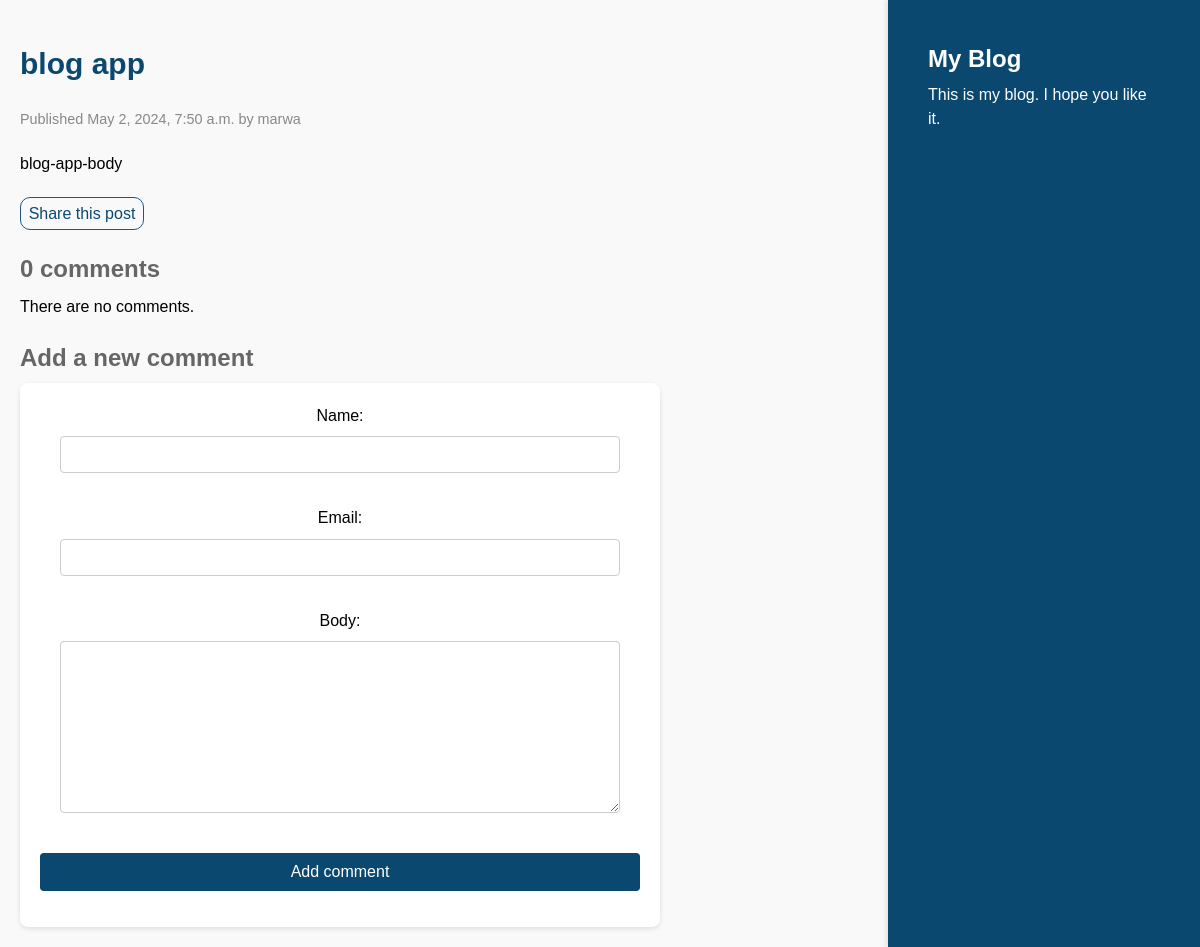
The page /blog/2024/5/2/blog-app/ on the database as committed earlier.
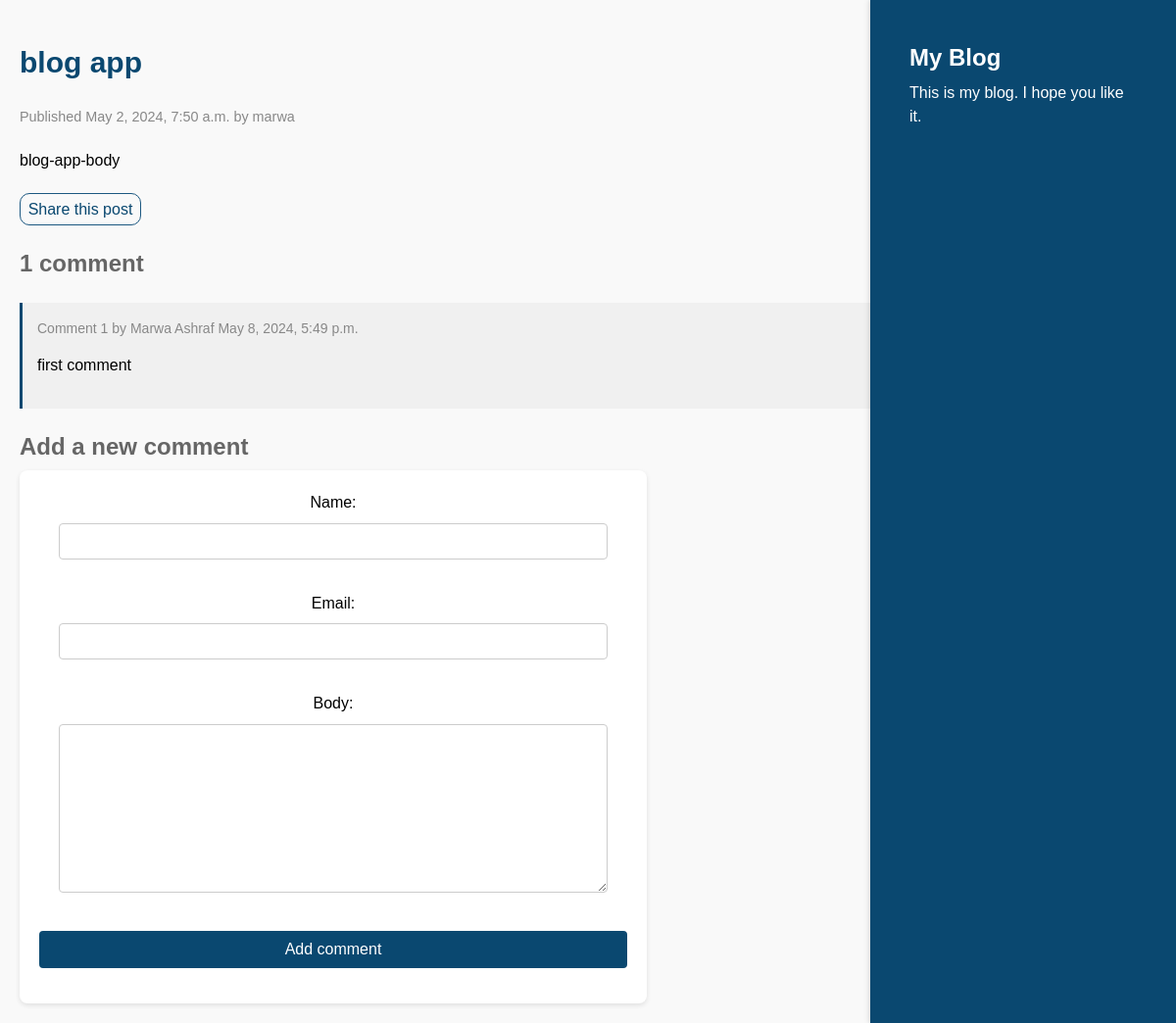
The same page on the database as committed later.
### blog/models.py (models this page shows, shortened)
class Post(models.Model):
    class Status(models.TextChoices):
        DRAFT = 'DF', 'Draft'
        PUBLISHED = 'PB', 'Published'
    title = models.CharField(max_length=250)
    slug = models.SlugField(max_length=250,
                            unique_for_date='publish')
    author = models.ForeignKey(User,
                               on_delete=models.CASCADE,
                               related_name='blog_posts')
    body = models.TextField()
    publish = models.DateTimeField(default=timezone.now)
    created = models.DateTimeField(auto_now_add=True)
    updated = models.DateTimeField(auto_now=True)
    status = models.CharField(max_length=10,
                              choices=Status.choices,
                              default=Status.DRAFT)
    tags = TaggableManager()
    class Meta:
        ordering = ['-publish']
        indexes = [
            models.Index(fields=['publish'],)
        ]
    objects = models.Manager() # The default manager.
    published = PublishedManager() # Our custom manager.

class Comment(models.Model):
    post = models.ForeignKey(Post,
                            on_delete=models.CASCADE,
                            related_name='comments')
    name = models.CharField(max_length=80)
    email = models.EmailField()
    body = models.TextField()
    created = models.DateTimeField(auto_now_add=True)
    updated = models.DateTimeField(auto_now=True)
    active = models.BooleanField(default=True)
    class Meta:
        ordering = ['created']
        indexes = [
            models.Index(fields=['created']),
        ]

### blog/views.py (the view)
def post_detail(request, year, month, day, post):
    post = get_object_or_404(Post,
                             status=Post.Status.PUBLISHED,
                             slug=post,
                             publish__year=year,
                             publish__month=month,
                             publish__day=day)
    """Retrieve all comments related to a
    specific post that are marked as "active"."""
    comments = post.comments.filter(active=True)
    form = CommentForm()
    return render(request,
                  'blog/post/details.html',
                  {'post': post,
                   'comments': comments,
                   'form': form})

### blog/forms.py
class CommentForm(forms.ModelForm):
    class Meta:
        model = Comment
        fields = ['name', 'email', 'body']

### blog/templates/blog/post/details.html (shortened to what this page needs)
{% extends "blog/base.html" %}
{% block content %}
    <h1>{{ post.title }}</h1>
    <p class="date">
        Published {{ post.publish  }} by {{post.author}}
    </p>
    {{ post.body|linebreaks }}
    <p class="share-links">
        <a href="{% url "blog:post_share" post.id %}">Share this post</a>
    </p>
    {% with comments.count as total_comments %}
    <h2>
    {{ total_comments }} comment{{ total_comments|pluralize }}
    </h2>
    {% endwith %}
    {% for comment in comments %}
        <div class="comment">
            <p class="info">
                Comment {{ forloop.counter }} by {{ comment.name }}
                {{ comment.created }}
            </p>
            {{ comment.body|linebreaks }}
        </div>
        {% empty %}
            <p>There are no comments.</p>
    {% endfor %}
    {% include "blog/post/includes/comment_form.html" %}
{% endblock %}

### blog/templates/blog/base.html (shortened to what this page needs)
{% load static %}
<!DOCTYPE html>
<html lang="en">
<head>
    <link href="{% static "css/blog.css" %}" rel="stylesheet">
</head>
<body>
    <div id="content">
        {% block content %}
        {% endblock %}
    </div>
    <div id="sidebar">
        <h2>My Blog</h2>
        <p>This is my blog. I hope you like it.</p>
    </div>
</body>
</html>

### blog/templates/blog/post/includes/comment_form.html (shortened to what this page needs)
<h2>Add a new comment</h2>
<form action="{% url "blog:post_comment" post.id %}" method="post">
 {{ form.as_p }}
 <p><input type="submit" value="Add comment" class="comment-btn"></p>
</form>

### blog/static/css/blog.css (style rules this page uses)
body { font-family: Arial, sans-serif; padding: 20px; line-height: 1.6; margin: 0; background-color: #f9f9f9; }
h1 { color: #333; text-align: center; }
h2 { color: #666; margin-bottom: 5px; }
p.date { color: #888; font-size: 0.9em; margin-top: 0; margin-bottom: 20px; }
p { line-height: 1.6; margin-top: 0; }
#sidebar { width: 26%; position: fixed; right: 0; top: 0; height: 100%; background-color: #0a4870; box-shadow: -2px 0 5px rgba(0, 0, 0, 0.1); padding: 40px; box-sizing: border-box; }
#sidebar h2 { color: white; font-size: 24px; margin-top: 0; }
#sidebar p { font-size: 16px; line-height: 1.5; color: white; }
form { max-width: 600px; padding: 20px; background: #ffffff; border-radius: 8px; box-shadow: 0 2px 5px rgba(0, 0, 0, 0.1); text-align: center; }
input[type="text"], input[type="email"], textarea { width: calc(100% - 40px); padding: 10px; margin-top: 8px; margin-bottom: 16px; border: 1px solid #ccc; border-radius: 4px; box-sizing: border-box; }
h1 { font-size: 30px; color: #0a4870; text-align: left; }
.date { font-size: 14px; color: #666; margin-bottom: 20px; }
.share-links { margin-top: 20px; margin-bottom: 20px; border: 1px solid #1c5881; border-radius: 10px; width: 10%; padding: 3px; text-align: center; }
a { color: #0a4870; text-decoration: none; }
.comment { margin-top: 20px; padding: 15px; background-color: #f0f0f0; border-left: 3px solid #0a4870; position: relative; }
.comment .info { font-size: 14px; color: #888; }
.comment-btn { background-color: #0a4870; color: white; border: none; padding: 10px 20px; font-size: 16px; cursor: pointer; border-radius: 4px; width: 100%; box-sizing: border-box; }

Rows that differ between the two databases and show on the page:
added Comment: name "Marwa Ashraf", created "May 8, 2024, 5:49 p.m.", body "first comment"
Other text that changed with them:
{{ total_comments }}: "0" → "1"
text no longer shown: "There are no comments."
